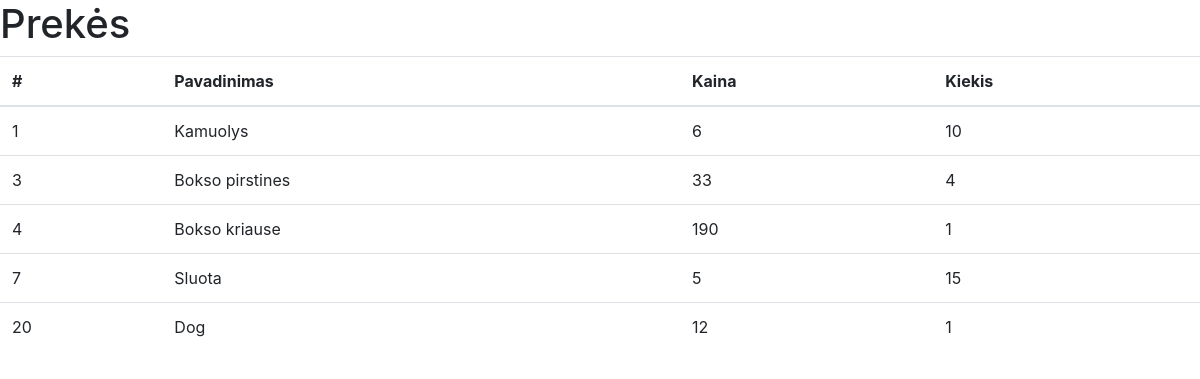
The page / on the database its author committed.
### tables this page shows
CREATE TABLE IF NOT EXISTS `products` (
  `id` int(5) NOT NULL AUTO_INCREMENT,
  `pavadinimas` varchar(200) NOT NULL,
  `kaina` decimal(5,0) NOT NULL,
  `kiekis` int(5) NOT NULL,
  `image` varchar(50) NOT NULL,
  UNIQUE KEY `id` (`id`)
);

### index.php (called while the page is built, shortened)
<?php
$servername = "localhost";
$username = "root";
$password = "";
$db = "products";
$conn = mysqli_connect($servername, $username, $password, $db);
mysqli_set_charset($conn, "utf8");
$sql = "SELECT * FROM products ORDER BY id";
$result = mysqli_query($conn, $sql);
$products = [];
if (mysqli_num_rows($result) > 0) {
    while($row = mysqli_fetch_assoc($result)) {
        array_push($products, $row);
    }
} else {
    $err = "Prekiu nerasta";
}
include "view.php";

### view.php (the view, shortened to what this page needs)
<!DOCTYPE html>
<html>
<head>
	<link rel="stylesheet" href="https://maxcdn.bootstrapcdn.com/bootstrap/4.0.0-beta/css/bootstrap.min.css">
</head>
<body>
	<div class="row">
		<div class="col">
			<h1>Prekės</h1>
			<table class="table">
			  <thead>
			    <tr>
			      <th>#</th>
			      <th>Pavadinimas</th>
			      <th>Kaina</th>
			      <th>Kiekis</th>
			    </tr>
			  </thead>
			  <tbody>
				<?php
					foreach ($products as $product) {
						echo "<tr><td>". $product['id'] ."</td><td>". $product['pavadinimas'] . "</td><td class='price'>". $product['kaina'] . "</td><td>". $product['kiekis'] . "</td></tr>";
					}
				?>
			  </tbody>
			</table>
		</div>
	</div>
</body>
</html>

### rows shown on the page
products: id "1", pavadinimas "Kamuolys", kaina "6", kiekis "10"
products: id "3", pavadinimas "Bokso pirstines", kaina "33", kiekis "4"
products: id "4", pavadinimas "Bokso kriause", kaina "190", kiekis "1"
products: id "7", pavadinimas "Sluota", kaina "5", kiekis "15"
products: id "20", pavadinimas "Dog", kaina "12", kiekis "1"
